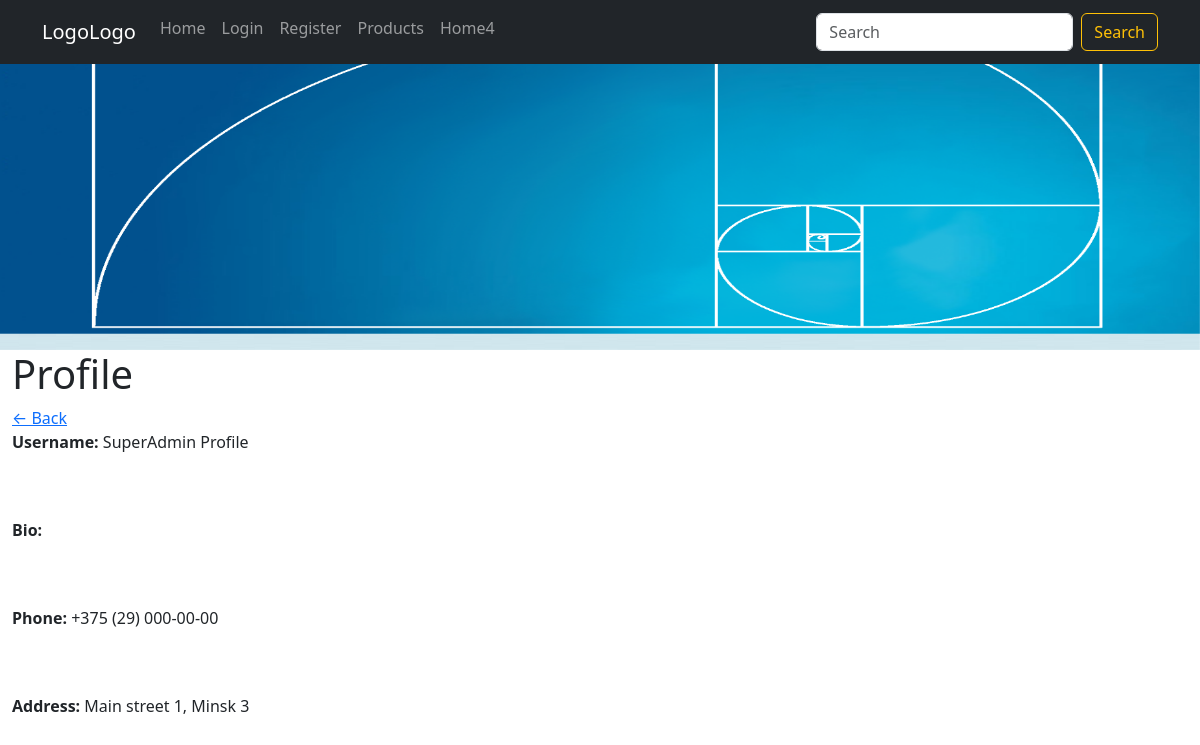
The page /user_profile/1/ on the database its author committed.
### apps/shop/models.py (models this page shows, shortened)
class Profile(models.Model):
    user = models.OneToOneField(User, on_delete=models.CASCADE)
    phone = models.CharField(max_length=64, validators=[validate_phone_number],
                             help_text="Enter a phone in format +375 (29) XXX-XX-XX")
    address = models.CharField(max_length=64, validators=[validate_address])
    avatar = AvatarField(upload_to='profile_avatars', default='profile_avatars/avatar_default.jpg', blank=True,
                         get_color=lambda instance: get_random_color(instance.user.id), avatar_size=300,
                         get_filename=lambda instance: f"avatar_{instance.user.id}",)
    def __str__(self):
        return f'{self.user.username} Profile'

### apps/shop/views.py (the view)
# urls.py: path('user_profile/<int:pk>/', views.ShowProfilePageView.as_view(), name='user-profile')
class ShowProfilePageView(DetailView):
    model = Profile
    template_name = 'shop/user_profile.html'
    def get_context_data(self, *args, **kwargs):
        users = Profile.objects.all()
        context = super(ShowProfilePageView, self).get_context_data(*args, **kwargs)
        page_user = get_object_or_404(Profile, id=self.kwargs['pk'])
        context['page_user'] = page_user
        return context

### templates/shop/user_profile.html (shortened to what this page needs)
{% extends 'base.html' %}
{% block content %}
    <div class="header-bar">
        <h1>Profile</h1>
        <a href="{% url 'tasks' %}">&#8592; Back</a>
    </div>
    <div class="card-body">
      <p><strong>Username:</strong> {{ page_user }}</p><br><br>
      <p><strong>Bio:</strong> {{ profile.bio }}</p><br><br>
      <p><strong>Phone:</strong> {{ profile.phone }}</p><br><br>
      <p><strong>Address:</strong> {{ profile.address }}</p><br><br>
    </div>
{% endblock content %}

### rows shown on the page
Profile: user.username "SuperAdmin Profile", phone "+375 (29) 000-00-00", address "Main street 1, Minsk 3"
